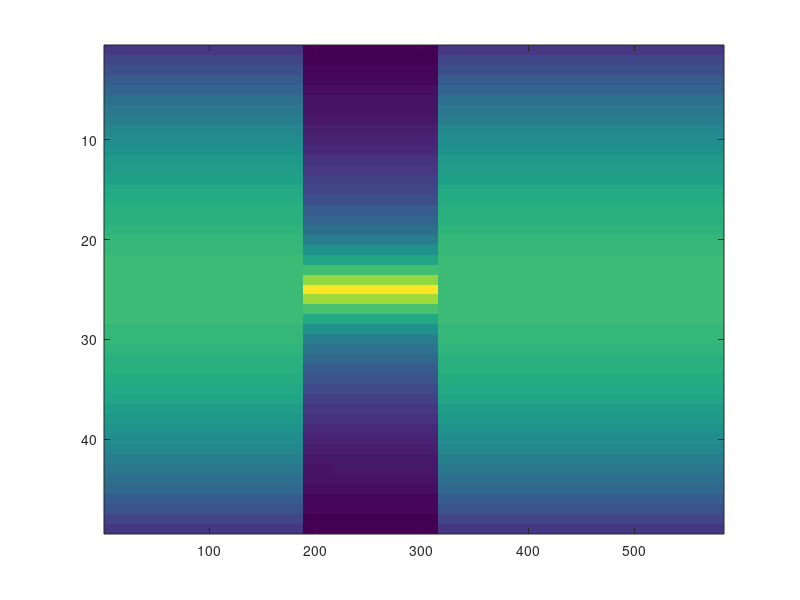

The MATLAB source for this figure:
clear all
thNS=load('IncKu.txt');
LaKu=load('LaKu.txt');
LoKu=load('LoKu.txt');
sizeT=size(thNS);
SigNS=zeros(sizeT);
Nbreaks=floor(20*rand(1));
rndPos=rand(1,Nbreaks);
breakPos=sort(floor(rndPos.*sizeT(2)));
breakPos=[1,breakPos,sizeT(2)];

Ai=153.12; Bi=4.25; Ci=-13.67; %ice param
Aw=0.72; Bw=0.03; %water param

for j=1:Nbreaks+1    
    if rand>=0.5
        for i=breakPos(j):breakPos(j+1)
            SigNS(:,i)=Ai*abs(1./(abs(thNS(:,i))+Bi))+Ci;%ice
        end
    else
        for i=breakPos(j):breakPos(j+1)
            SigNS(:,i)=10*log10(Aw^2/Bw*secd(thNS(:,i)).^4.*exp(-(tand(thNS(:,i))).^2/Bw)); %water
        end
    end
end
fidK = fopen('areaKu.txt','wt');
for ii=1:sizeT(1)
    for jj=1:sizeT(2)
        
        fprintf(fidK,'%e   %e   %e   %e   \r\n',LaKu(ii,jj),LoKu(ii,jj),thNS(ii,jj),SigNS(ii,jj));
        
    end
end
    
fidSig = fopen('SigKu.txt','wt');
dlmwrite('SigKu.txt',SigNS,'delimiter','\t');
imagesc(SigNS)
print('straight','-dpng')

%F=param(1)*abs(1./(abs(xdata)+param(2)))+param(3); %ice

%F=param(1)^2/param(2)*secd(xdata).^4.*exp(-(tand(xdata)).^2/param(2)); %water